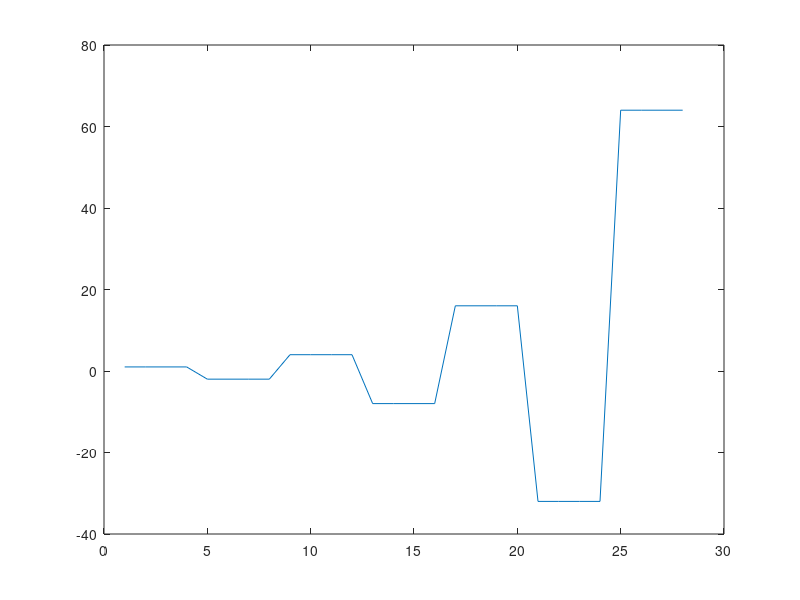

MATLAB code for this plot:
clear
clc
load lighthouse
imshow(xx);
ww200 = xx(200,:);
disp(ww200);

stem(ww200);
p = 3;
xx3 = xx(1:p:end, 1:p:end);
imshow(xx3);


xr1 = (-2).^(0:6);
L = length(xr1);
nn = ceil((0.999:1:4*L)/4);
xr1hold = xr1(nn);
plot(xr1hold);
